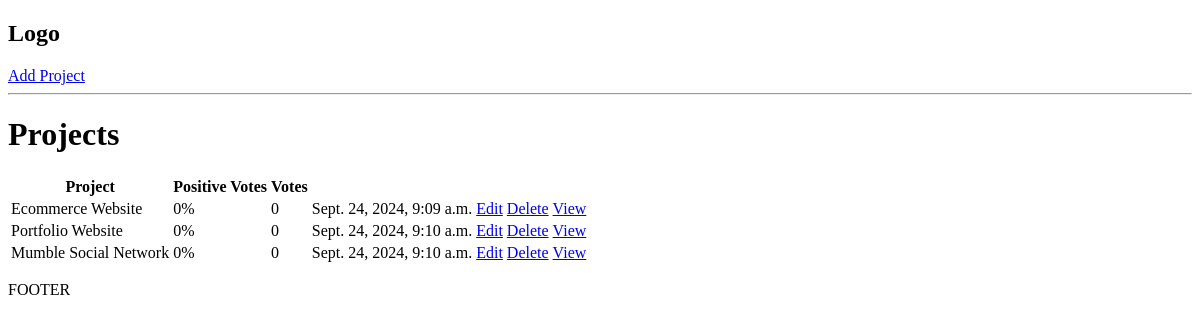
The app's page /, older data.
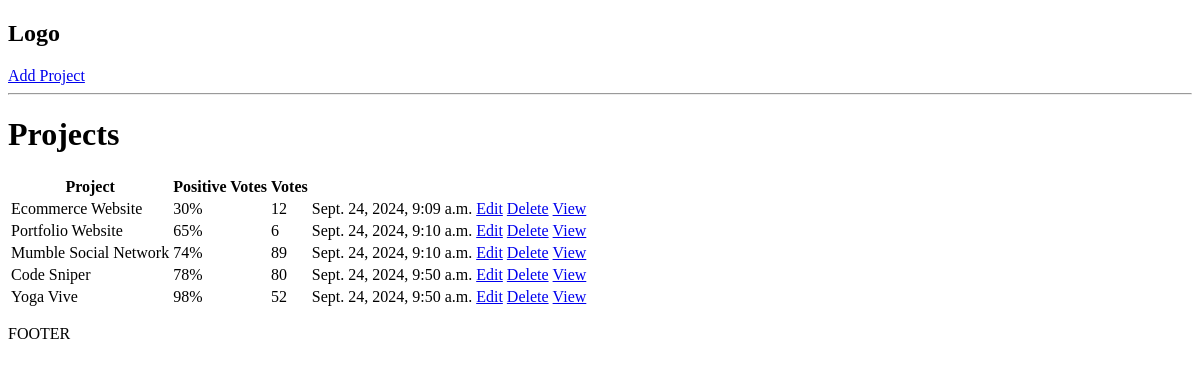
The same page, newer data.
### projects/models.py (models this page shows, shortened)
class Project(models.Model):
    title = models.CharField(max_length=200)
    description = models.TextField(null=True, blank=True)
    demo_link = models.CharField(max_length=2000, null=True, blank=True)
    source_link = models.CharField(max_length=2000, null=True, blank=True)
    tags = models.ManyToManyField('Tag', blank=True)
    vote_total = models.IntegerField(default=0, null=True, blank=True)
    vote_ratio = models.IntegerField(default=0, null=True, blank=True)
    created = models.DateTimeField(auto_now_add=True)
    id = models.UUIDField(default=uuid.uuid4, unique=True,
                          primary_key=True, editable=False)

### projects/views.py (the view)
# urls.py: path('', include('projects.urls'))
def projects(request):
    projects = Project.objects.all()
    context = {'projects': projects}
    return render(request, 'projects/projects.html', context)

### projects/templates/projects/projects.html
{% extends 'main.html' %}
{% block content %}
    <h1>Projects</h1>
    <table>
        <tr>
            <th>Project</th>
            <th>Positive Votes</th>
            <th>Votes</th>
            <th></th>
            <th></th>
        </tr>
        {% for project in projects %}
            <tr>
                <td>{{project.title}}</td>
                <td>{{project.vote_ratio}}%</td>
                <td>{{project.vote_total}}</td>
                <td>{{project.created}}</td>
                <td><a href="{% url 'update-project' project.id %}">Edit</a></td>
                <td><a href="{% url 'delete-project' project.id %}">Delete</a></td>
                <td><a href="{% url 'project' project.id %}">View</a></td>
            </tr>
        {% endfor %}
    </table>
{% endblock content %}

### templates/main.html (shortened to what this page needs)
<!DOCTYPE html>
<html>
<head>
</head>
<body>
    {% include 'navbar.html' %}
    {% block content %}
    {% endblock content %}
    <p>FOOTER</p>
</body>
</html>

### templates/navbar.html
<h2> Logo </h2>
<a href="{% url 'create-project'%}">Add Project</a>
<hr>

Row changes from the older to the newer data that the page shows:
changed Project "Ecommerce Website": vote_ratio "0" → "30"; vote_total "0" → "12"
changed Project "Portfolio Website": vote_ratio "0" → "65"; vote_total "0" → "6"
changed Project "Mumble Social Network": vote_ratio "0" → "74"; vote_total "0" → "89"
added Project: title "Code Sniper", vote_ratio "78", vote_total "80", created "Sept. 24, 2024, 9:50 a.m."
added Project: title "Yoga Vive", vote_ratio "98", vote_total "52", created "Sept. 24, 2024, 9:50 a.m."
